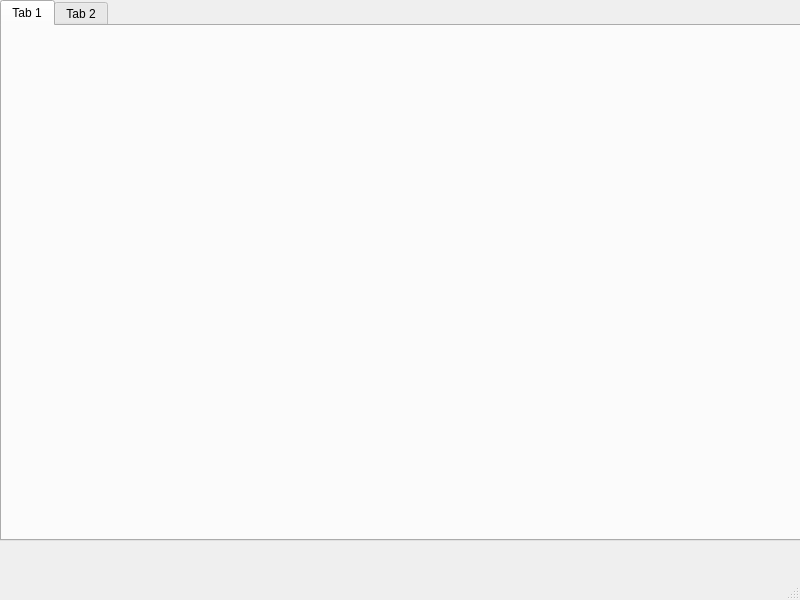
<?xml version="1.0" encoding="UTF-8"?>
<ui version="4.0">
 <class>MainWindow</class>
 <widget class="QMainWindow" name="MainWindow">
  <property name="geometry">
   <rect>
    <x>0</x>
    <y>0</y>
    <width>800</width>
    <height>600</height>
   </rect>
  </property>
  <property name="windowTitle">
   <string>MainWindow</string>
  </property>
  <widget class="QWidget" name="centralwidget">
   <widget class="QTabWidget" name="tabWidget">
    <property name="geometry">
     <rect>
      <x>0</x>
      <y>0</y>
      <width>801</width>
      <height>541</height>
     </rect>
    </property>
    <property name="currentIndex">
     <number>0</number>
    </property>
    <widget class="QWidget" name="tab">
     <attribute name="title">
      <string>Tab 1</string>
     </attribute>
     <widget class="QLabel" name="label">
      <property name="geometry">
       <rect>
        <x>270</x>
        <y>10</y>
        <width>140</width>
        <height>210</height>
       </rect>
      </property>
      <property name="text">
       <string/>
      </property>
      <property name="pixmap">
       <pixmap resource="autonhaku.qrc">:/kuvat/auto.png</pixmap>
      </property>
      <property name="alignment">
       <set>Qt::AlignmentFlag::AlignCenter</set>
      </property>
     </widget>
     <widget class="QLabel" name="label_2">
      <property name="geometry">
       <rect>
        <x>10</x>
        <y>10</y>
        <width>140</width>
        <height>210</height>
       </rect>
      </property>
      <property name="text">
       <string/>
      </property>
      <property name="pixmap">
       <pixmap resource="autonhaku.qrc">:/kuvat/human.png</pixmap>
      </property>
      <property name="alignment">
       <set>Qt::AlignmentFlag::AlignCenter</set>
      </property>
     </widget>
     <widget class="QLabel" name="label_4">
      <property name="geometry">
       <rect>
        <x>280</x>
        <y>300</y>
        <width>140</width>
        <height>140</height>
       </rect>
      </property>
      <property name="text">
       <string/>
      </property>
      <property name="pixmap">
       <pixmap resource="autonhaku.qrc">:/kuvat/clock.png</pixmap>
      </property>
      <property name="alignment">
       <set>Qt::AlignmentFlag::AlignCenter</set>
      </property>
     </widget>
     <widget class="QLabel" name="label_3">
      <property name="geometry">
       <rect>
        <x>20</x>
        <y>300</y>
        <width>171</width>
        <height>151</height>
       </rect>
      </property>
      <property name="text">
       <string/>
      </property>
      <property name="pixmap">
       <pixmap resource="autonhaku.qrc">:/kuvat/calender.png</pixmap>
      </property>
     </widget>
    </widget>
    <widget class="QWidget" name="tab_2">
     <attribute name="title">
      <string>Tab 2</string>
     </attribute>
     <widget class="QLabel" name="label_5">
      <property name="geometry">
       <rect>
        <x>40</x>
        <y>20</y>
        <width>161</width>
        <height>221</height>
       </rect>
      </property>
      <property name="text">
       <string/>
      </property>
      <property name="pixmap">
       <pixmap resource="autonhaku.qrc">:/kuvat/auto.png</pixmap>
      </property>
     </widget>
     <widget class="QLabel" name="label_6">
      <property name="geometry">
       <rect>
        <x>440</x>
        <y>150</y>
        <width>151</width>
        <height>161</height>
       </rect>
      </property>
      <property name="text">
       <string/>
      </property>
      <property name="pixmap">
       <pixmap resource="autonhaku.qrc">:/kuvat/calender.png</pixmap>
      </property>
     </widget>
     <widget class="QLabel" name="label_7">
      <property name="geometry">
       <rect>
        <x>290</x>
        <y>310</y>
        <width>151</width>
        <height>151</height>
       </rect>
      </property>
      <property name="text">
       <string/>
      </property>
      <property name="pixmap">
       <pixmap resource="autonhaku.qrc">:/kuvat/clock.png</pixmap>
      </property>
     </widget>
    </widget>
   </widget>
  </widget>
  <widget class="QMenuBar" name="menubar">
   <property name="geometry">
    <rect>
     <x>0</x>
     <y>0</y>
     <width>800</width>
     <height>33</height>
    </rect>
   </property>
  </widget>
  <widget class="QStatusBar" name="statusbar"/>
 </widget>
 <resources>
  <include location="autonhaku.qrc"/>
 </resources>
 <connections/>
</ui>
